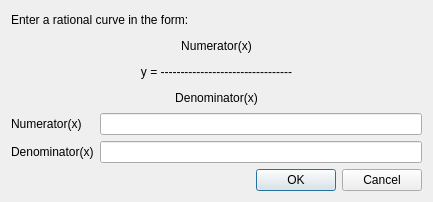
<?xml version="1.0" encoding="UTF-8"?>
<ui version="4.0">
 <class>RationalCurveInputDialog</class>
 <widget class="QDialog" name="RationalCurveInputDialog">
  <property name="geometry">
   <rect>
    <x>0</x>
    <y>0</y>
    <width>433</width>
    <height>202</height>
   </rect>
  </property>
  <property name="windowTitle">
   <string>Dialog</string>
  </property>
  <layout class="QGridLayout" name="gridLayout">
   <item row="2" column="0">
    <widget class="QLabel" name="label_2">
     <property name="text">
      <string>Denominator(x)</string>
     </property>
    </widget>
   </item>
   <item row="3" column="1">
    <widget class="QDialogButtonBox" name="buttonBox">
     <property name="orientation">
      <enum>Qt::Horizontal</enum>
     </property>
     <property name="standardButtons">
      <set>QDialogButtonBox::Cancel|QDialogButtonBox::Ok</set>
     </property>
    </widget>
   </item>
   <item row="1" column="0">
    <widget class="QLabel" name="label">
     <property name="text">
      <string>Numerator(x)</string>
     </property>
    </widget>
   </item>
   <item row="1" column="1">
    <widget class="QLineEdit" name="numeratorLineEdit"/>
   </item>
   <item row="2" column="1">
    <widget class="QLineEdit" name="denominatorLineEdit"/>
   </item>
   <item row="0" column="0" colspan="2">
    <widget class="QLabel" name="label_3">
     <property name="midLineWidth">
      <number>1</number>
     </property>
     <property name="text">
      <string>&lt;html&gt;&lt;head/&gt;&lt;body&gt;&lt;p&gt;Enter a rational curve in the form:&lt;/p&gt;&lt;p align=&quot;center&quot;&gt;Numerator(x)&lt;/p&gt;&lt;p align=&quot;center&quot;&gt;y = ---------------------------------&lt;/p&gt;&lt;p align=&quot;center&quot;&gt;Denominator(x)&lt;/p&gt;&lt;/body&gt;&lt;/html&gt;</string>
     </property>
    </widget>
   </item>
  </layout>
 </widget>
 <resources/>
 <connections>
  <connection>
   <sender>buttonBox</sender>
   <signal>accepted()</signal>
   <receiver>RationalCurveInputDialog</receiver>
   <slot>accept()</slot>
   <hints>
    <hint type="sourcelabel">
     <x>248</x>
     <y>254</y>
    </hint>
    <hint type="destinationlabel">
     <x>157</x>
     <y>274</y>
    </hint>
   </hints>
  </connection>
  <connection>
   <sender>buttonBox</sender>
   <signal>rejected()</signal>
   <receiver>RationalCurveInputDialog</receiver>
   <slot>reject()</slot>
   <hints>
    <hint type="sourcelabel">
     <x>316</x>
     <y>260</y>
    </hint>
    <hint type="destinationlabel">
     <x>286</x>
     <y>274</y>
    </hint>
   </hints>
  </connection>
 </connections>
</ui>
